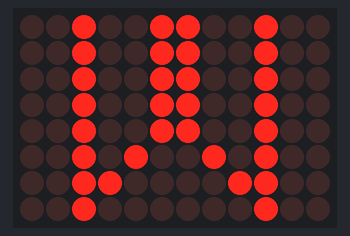
Bench run of a sketch on a simulated Arduino Uno R4 WiFi. Shown: 12×8 LED matrix.

Above: at 0.1 s.
At 1.1 s:
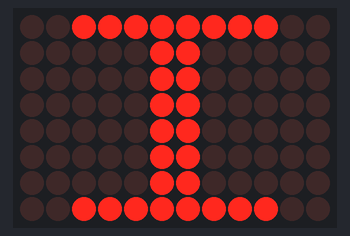
At 2.1 s:
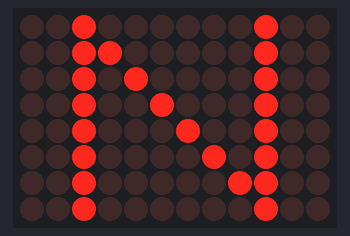

Measured:
- by itself, everything shown: repeats every 3.0 s, in 3 steps
- what the display in image 1 shows lasts 1.0 s, from 1.0 s to 2.0 s

The sketch:

01_LED_MATRIX_NAME.ino
```cpp
#include "Arduino_LED_Matrix.h"

ArduinoLEDMatrix matrix;

uint32_t W[3] = {0x26426426, 0x42642642, 0x9430C204};
uint32_t I[3] = {0x3FC06006, 0x00600600, 0x600603FC};
uint32_t N[3] = {0x20430428, 0x42442242, 0x1420C204};

void setup() {
  matrix.begin();
}

void loop() {
  int interval = 1000;

  matrix.loadFrame(W);
  delay(interval);
  matrix.loadFrame(I);
  delay(interval);
  matrix.loadFrame(N);
  delay(interval);
}
```
